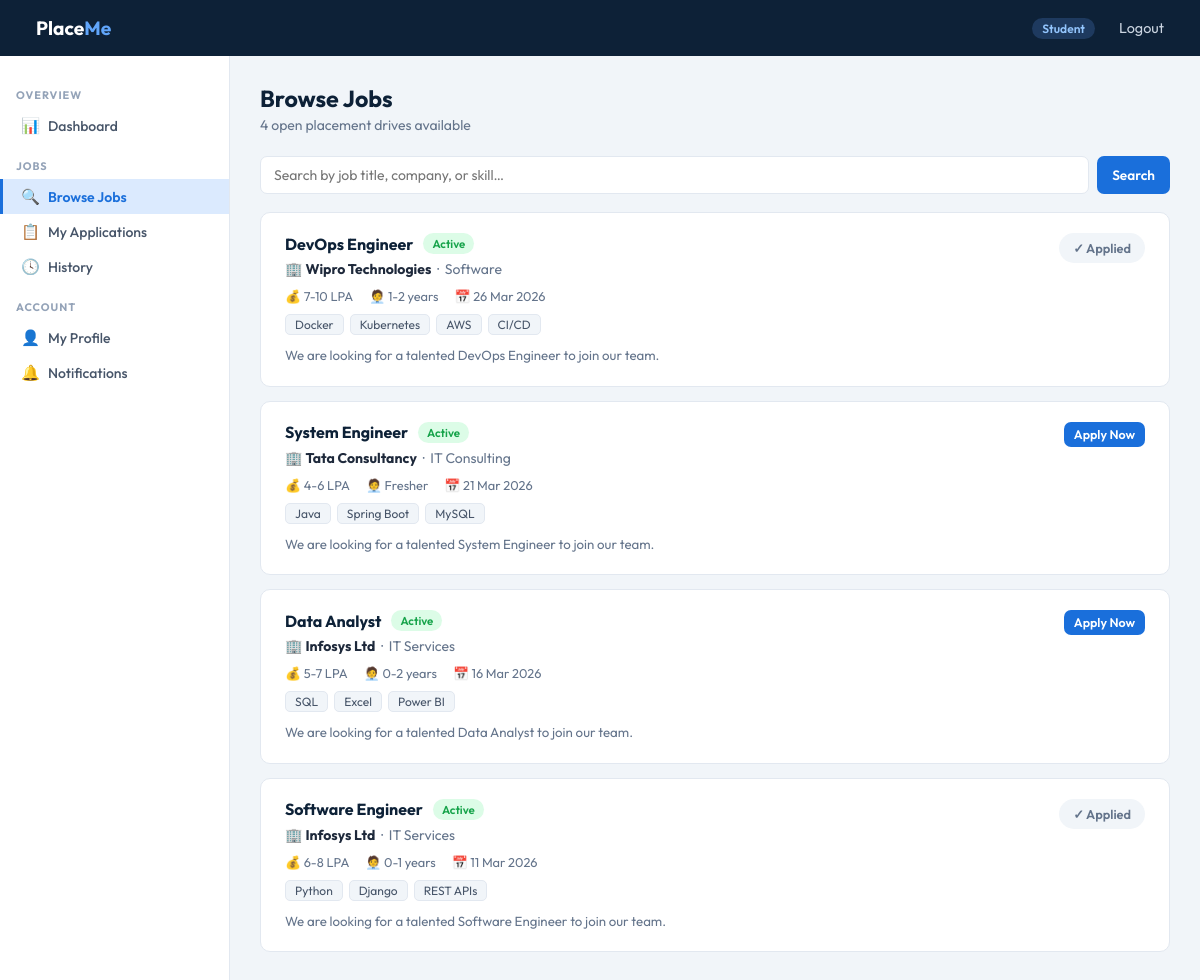
The app's page /student/drives (signed in) with its own data.
### app.py (models this page shows, shortened)
class JobPosition(db.Model):
    __tablename__ = 'job_position'
    id             = db.Column(db.Integer, primary_key=True)
    company_id     = db.Column(db.Integer, db.ForeignKey('company.id'), nullable=False)
    title          = db.Column(db.String(100), nullable=False)
    description    = db.Column(db.Text)
    required_skills = db.Column(db.Text)
    experience     = db.Column(db.String(50))    # e.g. "0-1 yr", "fresher"
    salary_range   = db.Column(db.String(50))    # LPA, stored as plain text
    status         = db.Column(db.String(20), default='Active')   # Active | Closed
    is_approved    = db.Column(db.Boolean, default=False)
    posted_date    = db.Column(db.DateTime, default=datetime.utcnow)
    applications = db.relationship('Application', backref='job_position',
                                   lazy=True, cascade='all, delete-orphan')

class Company(db.Model):
    __tablename__ = 'company'
    id          = db.Column(db.Integer, primary_key=True)
    name        = db.Column(db.String(100), nullable=False)
    email       = db.Column(db.String(120), unique=True, nullable=False)
    password    = db.Column(db.String(200), nullable=False)
    industry    = db.Column(db.String(100))
    contact     = db.Column(db.String(20))
    is_approved = db.Column(db.Boolean, default=False)
    is_active   = db.Column(db.Boolean, default=True)
    reg_date    = db.Column(db.DateTime, default=datetime.utcnow)
    job_positions = db.relationship('JobPosition', backref='company',
                                    lazy=True, cascade='all, delete-orphan')

### app.py (the view, shortened to what this page needs)
@app.route('/student/drives')
def student_jobs():
    if session.get('role') != 'student':
        return redirect(url_for('login'))
    srch = request.args.get('search', '').strip()
    open_drives = JobPosition.query.join(Company).filter(
        JobPosition.is_approved == True,
        JobPosition.status == 'Active',
        Company.is_approved == True,
        Company.is_active == True,
    ).order_by(JobPosition.posted_date.desc()).all()
    already_applied = {
        a.job_id for a in Application.query.filter_by(student_id=session['user_id']).all()
    }
    return render_template('student_jobs.html', jobs=open_drives, applied_job_ids=already_applied)

### app.py (called while the page is built)
@app.context_processor
def inject_stud_ctx():
    if session.get('role') == 'student':
        return dict(student=Student.query.get(session['user_id']))
    return dict(student=None)

### templates/student_jobs.html (shortened to what this page needs)
{% extends "base.html" %}
{% block content %}
<div class="page-header">
  <div class="header-row">
    <div>
      <h1>Browse Jobs</h1>
      <p>{{ jobs|length }} open placement drive{{ 's' if jobs|length != 1 else '' }} available</p>
    </div>
  </div>
</div>
<form method="GET" action="{{ url_for('student_jobs') }}">
  <div class="search-bar">
    <input type="text" name="search" placeholder="Search by job title, company, or skill…" value="{{ request.args.get('search', '') }}">
    <button type="submit" class="btn btn-primary">Search</button>
  </div>
</form>
{% if jobs %}
<div style="display:flex;flex-direction:column;gap:14px;">
  {% for job in jobs %}
  <div class="card" style="padding:20px 24px;">
    <div style="display:flex;align-items:flex-start;justify-content:space-between;gap:16px;flex-wrap:wrap;">
      <div style="flex:1;min-width:200px;">
        <div style="display:flex;align-items:center;gap:10px;flex-wrap:wrap;margin-bottom:6px;">
          <span style="font-size:1rem;font-weight:700;color:var(--navy);">{{ job.title }}</span>
          {% if job.status == 'Active' %}<span class="badge badge-green">Active</span>{% endif %}
        </div>
        <div style="font-size:.875rem;color:var(--gray);margin-bottom:10px;">
          🏢 <strong style="color:var(--text);">{{ job.company.name }}</strong>
          {% if job.company.industry %} &nbsp;·&nbsp; {{ job.company.industry }}{% endif %}
        </div>
        <div style="display:flex;gap:16px;flex-wrap:wrap;font-size:.8rem;color:var(--gray);">
          {% if job.salary_range %}<span>💰 {{ job.salary_range }}</span>{% endif %}
          {% if job.experience %}<span>🧑‍💼 {{ job.experience }}</span>{% endif %}
          <span>📅 {{ job.posted_date.strftime('%d %b %Y') }}</span>
        </div>
        {% if job.required_skills %}
        <div style="margin-top:10px;display:flex;flex-wrap:wrap;gap:6px;">
          {% for skill in job.required_skills.split(',') %}
          <span style="background:#f1f5f9;border:1px solid var(--border);border-radius:5px;padding:2px 9px;font-size:.75rem;color:#475569;">{{ skill.strip() }}</span>
          {% endfor %}
        </div>
        {% endif %}
        {% if job.description %}
        <p style="margin-top:10px;font-size:.83rem;color:var(--gray);line-height:1.55;max-width:600px;">{{ job.description[:180] }}{% if job.description|length > 180 %}…{% endif %}</p>
        {% endif %}
      </div>
      <div style="display:flex;flex-direction:column;align-items:flex-end;gap:8px;min-width:120px;">
        {% if job.id in applied_job_ids %}
          <span class="badge badge-gray" style="font-size:.8rem;padding:7px 14px;">✓ Applied</span>
        {% else %}
          <a href="{{ url_for('apply_job', job_id=job.id) }}" class="btn btn-primary btn-sm"
             onclick="return confirm('Apply for {{ job.title }} at {{ job.company.name }}?')">Apply Now</a>
        {% endif %}
      </div>
    </div>
  </div>
  {% endfor %}
</div>
{% endif %}
{% endblock %}

### templates/base.html (style rules this page uses)
*, *::before, *::after { box-sizing: border-box; margin: 0; padding: 0; }
:root { --navy: #0d2137; --blue: #1a6fdb; --blue-lt: #dbeafe; --green: #16a34a; --green-lt:#dcfce7; --amber: #b45309; --amber-lt:#fef3c7; --red: #dc2626; --red-lt: #fee2e2; --gray: #64748b; --border: #e2e8f0; --bg: #f1f5f9; --white: #ffffff; --text: #1e293b; --sidebar-w: 230px; }
body { font-family: 'Outfit', sans-serif; background: var(--bg); color: var(--text); min-height: 100vh; }
.page-header { margin-bottom: 22px; }
.page-header h1 { font-size: 1.45rem; font-weight: 700; color: var(--navy); }
.page-header p { color: var(--gray); margin-top: 3px; font-size: .875rem; }
.header-row { display: flex; align-items: center; justify-content: space-between; flex-wrap: wrap; gap: 10px; }
.card { background: var(--white); border: 1px solid var(--border); border-radius: 10px; padding: 22px 24px; }
.btn { display: inline-flex; align-items: center; gap: 5px; padding: 8px 15px; border-radius: 7px; font-size: .85rem; font-weight: 600; border: none; cursor: pointer; text-decoration: none; transition: all .13s; font-family: inherit; }
.btn-primary { background: var(--blue); color: #fff; }
.btn-sm { padding: 5px 10px; font-size: .78rem; }
.badge { display: inline-block; padding: 3px 9px; border-radius: 20px; font-size: .72rem; font-weight: 600; }
.badge-green { background: var(--green-lt); color: var(--green); }
.badge-gray { background: #f1f5f9; color: var(--gray); }
.search-bar { display: flex; gap: 8px; margin-bottom: 18px; }
.search-bar input { flex: 1; padding: 9px 13px; border: 1.5px solid var(--border); border-radius: 7px; font-size: .875rem; font-family: inherit; outline: none; }

### records on screen
JobPosition: title "DevOps Engineer", status "Active", company.name "Wipro Technologies", company.industry "Software", salary_range "7-10 LPA", experience "1-2 years", posted_date "26 Mar 2026", strip "Docker" "Kubernetes" "AWS" "CI/CD", description "We are looking for a talented DevOps Engineer to join our team.", shows "✓ Applied"
JobPosition: title "System Engineer", status "Active", company.name "Tata Consultancy", company.industry "IT Consulting", salary_range "4-6 LPA", experience "Fresher", posted_date "21 Mar 2026", strip "Java" "Spring Boot" "MySQL", description "We are looking for a talented System Engineer to join our team."
JobPosition: title "Data Analyst", status "Active", company.name "Infosys Ltd", company.industry "IT Services", salary_range "5-7 LPA", experience "0-2 years", posted_date "16 Mar 2026", strip "SQL" "Excel" "Power BI", description "We are looking for a talented Data Analyst to join our team."
JobPosition: title "Software Engineer", status "Active", company.name "Infosys Ltd", company.industry "IT Services", salary_range "6-8 LPA", experience "0-1 years", posted_date "11 Mar 2026", strip "Python" "Django" "REST APIs", description "We are looking for a talented Software Engineer to join our team.", shows "✓ Applied"

### other values on screen
{{ session.get('role') | capitalize }} "Student"
{{ jobs|length }} "4"
{{ 's' if jobs|length != 1 else '' }} "s"
